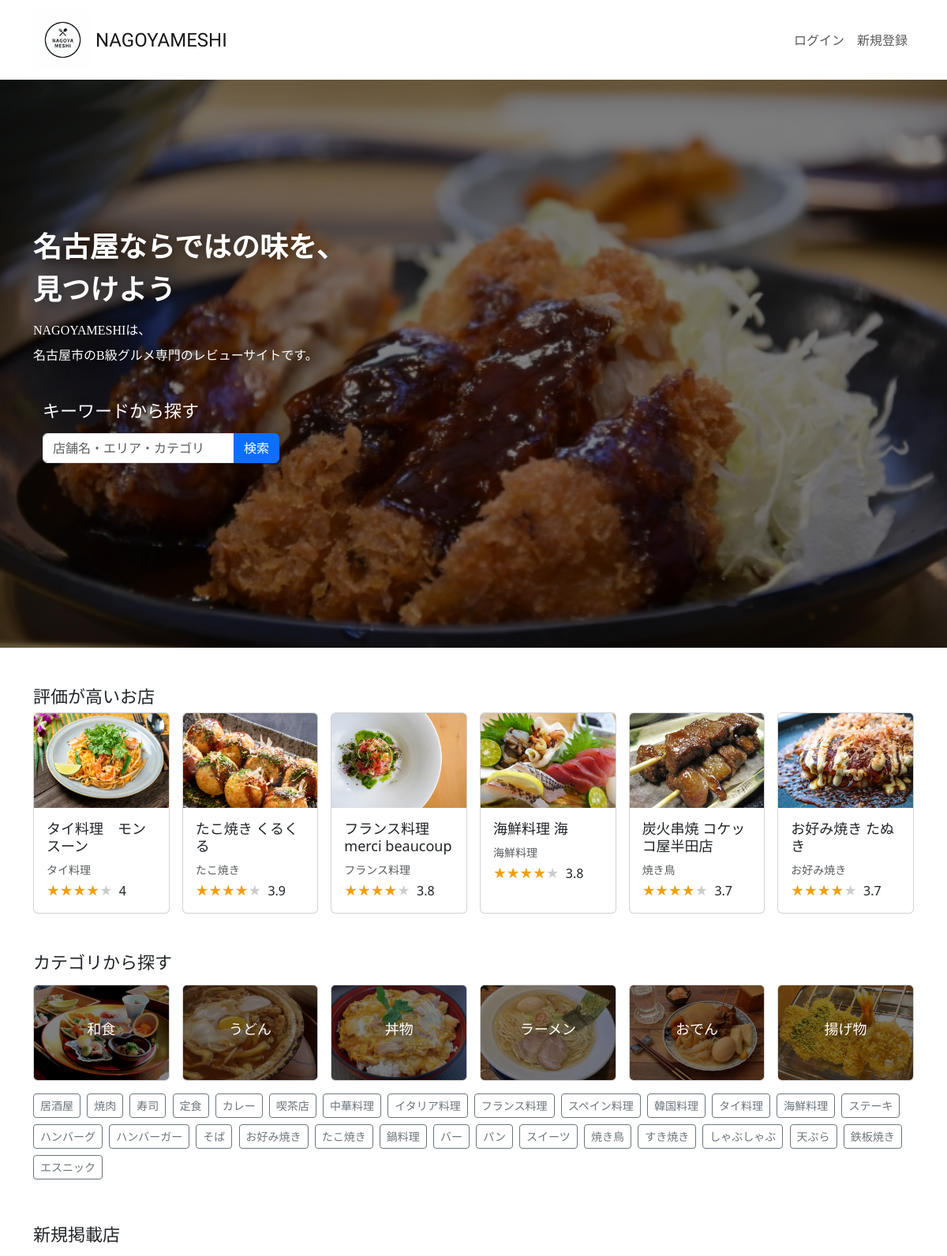
The page / (upper part) on the database its author committed.
### restaurant/models.py (models this page shows, shortened)
class Restaurant(models.Model):
    name = models.CharField(verbose_name='店舗名', max_length=64)
    description = models.CharField(verbose_name='説明', max_length=128)
    price_min = models.IntegerField(verbose_name="最低金額", default=1000)
    price_max = models.IntegerField(verbose_name="最高金額", default=5000)
    zip_code = models.CharField(verbose_name='郵便番号', max_length=32)
    address = models.CharField(verbose_name='住所', max_length=128)
    open_time = models.TimeField(verbose_name="開店時間", default="17:00")
    close_time = models.TimeField(verbose_name="閉店時間", default="21:00")
    close_day_of_week = models.PositiveIntegerField(verbose_name='定休日', default=0)
    seats_number = models.PositiveIntegerField(verbose_name='座席数', default=10)
    category = models.ForeignKey(Category, verbose_name='カテゴリー', on_delete=models.PROTECT)
    photo = models.ImageField(verbose_name='写真', blank=True, null=True)
    created_at = models.DateTimeField(verbose_name='作成日時', auto_now_add=True)
    updated_at = models.DateTimeField(verbose_name='更新日時', auto_now=True)
    class Meta:
        verbose_name = 'レストラン'
        verbose_name_plural = 'レストラン'

class Category(models.Model):
    name = models.CharField(verbose_name='カテゴリー名', max_length=64)
    photo = models.ImageField(verbose_name='写真', blank=True, null=True)
    class Meta:
        verbose_name = 'カテゴリー'
        verbose_name_plural = 'カテゴリー'
    def __str__(self):
        return self.name

### restaurant/views.py (the view)
# urls.py: path("", views.TopPageView.as_view(), name="top_page"),
class TopPageView(generic.TemplateView):
    template_name = "top_page.html"
    def get_context_data(self, **kwargs):
        if 'price_min_session' in self.request.session:
            self.request.session['price_min_session'] = 0
        if 'price_max_session' in self.request.session:
            self.request.session['price_max_session'] = 0
        if 'keyword_session' in self.request.session:
            self.request.session['keyword_session'] = ''
        if 'category_session' in self.request.session:
            self.request.session['category_session'] = ''
        if 'select_sort' in self.request.session:
            self.request.session['select_sort'] = 'created_at'
        context = super().get_context_data(**kwargs)
        category_list = models.Category.objects.all()
        new_restaurant_list = models.Restaurant.objects.all().order_by("-created_at")[:6]
        review_list = models.Review.objects.values("restaurant").annotate(rate_ave=Avg("rate")).order_by("-rate_ave")[:6]
        restaurant_list = []
        for review in review_list:
            val = models.Restaurant.objects.filter(pk=review['restaurant']).get()
            val.rate_ave = review['rate_ave']
            restaurant_list.append(val)
        context.update({
            'category_list': category_list,
            'new_restaurant_list': new_restaurant_list,
            'restaurant_list': restaurant_list,
        })
        return context

### restaurant/templates/top_page.html (shortened to what this page needs)
{% extends 'layout/base.html' %}
{% load static %}
{% block stylesheet %}
<link rel="stylesheet" href="https://cdn.jsdelivr.net/npm/swiper@8/swiper-bundle.min.css">
{% endblock %}
{% block content %}
<main>
  <div>
    <div class="swiper">
      <div class="swiper-wrapper">
        <div class="swiper-slide"><img src="{% static 'images/main/main1.jpg' %}"></div>
          <div class="swiper-slide"><img src="{% static 'images/main/main3.jpg' %}"></div>
          <div class="d-flex align-items-center overlay-background">
            <div class="container nagoyameshi-containeroverlay-text">
              <h1 class="text-white catchphrase-heading">名古屋ならではの味を、<br>見つけよう</h1>
              <p class="text-white catchphrase-paragraph">NAGOYAMESHIは、<br>名古屋市のB級グルメ専門のレビューサイトです。</p>
              <div class="mb-4 py-4 text-white w-75">
                <div class="container nagoyameshi-container">
                  <h2 class="mb-3">キーワードから探す</h2>
                    <form method="GET" action="{% url 'restaurant_search' %}" class="user-search-box">
                          <div class="input-group">
                            <input type="text" class="form-control" placeholder="店舗名・エリア・カテゴリ" name="keyword">
                            <button type="submit" class="btn btn-primary text-white shadow-sm">検索</button>
                          </div>
                    </form>
                </div>
              </div>
            </div>
        </div>
      </div>
    </div>
   </div>
  <div class="container nagoyameshi-container">
    <h2 class="mt-5 ">評価が高いお店</h2>
      <div class="row row-cols-xl-6 row-cols-md-3 row-cols-2 g-3 mb-5">
        {% for restaurant in restaurant_list %}
          <div class="col">
              <a href=" {% url 'restaurant_detail' restaurant.id %}" class="link-dark card-link">
                    <div class="card h-100">
                      {% if restaurant.photo %}
                      <img src="{{ restaurant.photo.url }}" class="card-img-top vertical-card-image">
                      {% endif %}
                        <div class="card-body">
                          <h3 class="card-title">{{ restaurant.name }}</h3>
                            <div class="text-muted small mb-1">
                              <div class="d-inline-block">
                                {{ restaurant.category }}
                              </div>
                            </div>
                              <p class="card-text">
                                  <span class="star-rating me-1" data-rate="{{ restaurant.rate_ave|floatformat:0 }}"></span>
                                  {{ restaurant.rate_ave|floatformat }}
                              </p>
                            </div>
                        </div>
                </a>
          </div>
  {% endfor %}
</div>
    <h2 class="mb-3">カテゴリから探す</h2>
      <div class="row row-cols-xl-6 row-cols-md-3 row-cols-2 g-3 mb-3">
        {% for category in category_list %}
        {% if forloop.counter < 7 %}
          <div class="col">
            <a href="{% url 'restaurant_search' %}?category={{ category.name }}&search_type=category" class="card-link">
              <div class="card text-white">
                {% if category.photo %}
                  <img src="{{ category.photo.url }} " class="card-img vertical-card-image" alt="{{ category.name }}">
                {% endif %}
                   <div class="card-img-overlay d-flex justify-content-center align-items-center overlay-background">
                      <h3 class="card-title category-name">{{ category.name }}</h3>
                   </div>
              </div>
            </a>
          </div>
        {% endif %}
        {% endfor %}
      </div>
  <div class="mb-5">
      {% for category in category_list %}
      {% if forloop.counter > 6 %}
        <a href="{% url 'restaurant_search' %}?category={{ category.name }}&search_type=category" class="btn btn-outline-secondary btn-sm me-1 mb-2">{{ category.name }}</a>
      {% endif %}
      {% endfor %}
  </div>
      <h2 class="mb-3">新規掲載店</h2>
        <div class="row row-cols-xl-6 row-cols-md-3 row-cols-2 g-3 mb-5">
        </div>
  </div>
</main>
{% endblock %}

### static/css/nagoyameshi.css (style rules this page uses)
h1 { font-size: 1.5rem; }
h2 { font-size: 1.375rem; }
h3 { font-size: 1.125rem; }
.user-search-box { max-width: 300px; }
a { text-decoration: none !important; }
.vertical-card-image { width: 100%; height: 120px; object-fit: cover; }
.swiper { width: 100%; height: 90vh; }
.swiper img { width: 100%; height: 90vh; object-fit: cover; }
.overlay-background { position: absolute; width: 100%; height: 100%; background-color: rgba(0, 0, 0, 0.5); z-index: 10; }
.catchphrase-heading { font-size: 36px; line-height: 1.5; font-family: 'Noto Serif JP', serif; font-weight: 600; text-shadow: 0.25rem 0.25rem 1rem rgb(0 0 0 / 60%); }
.catchphrase-paragraph { font-size: 16px; line-height: 2; font-family: 'Noto Serif JP', serif; font-weight: 400; text-shadow: 0.25rem 0.25rem 1rem rgb(0 0 0 / 60%); }
.card-link { transition: 0.3s; }
.category-name { text-shadow: 0.25rem 0.25rem 1rem rgb(0 0 0 / 60%); }
.star-rating { position: relative; z-index: 0; display: inline-block; white-space: nowrap; color: #CCCCCC; }
.star-rating:before, .star-rating:after { content: '★★★★★'; }
.star-rating:after { position: absolute; z-index: 1; top: 0; left: 0; overflow: hidden; white-space: nowrap; color: #F29F05; }
.star-rating[data-rate="4"]:after { width: 80%; }

### rows shown on the page
Restaurant: photo (picture), name "タイ料理 モンスーン", category "タイ料理", rate_ave "4"
Restaurant: photo (picture), name "たこ焼き くるくる", category "たこ焼き", rate_ave "3.9"
Restaurant: photo (picture), name "フランス料理 merci beaucoup", category "フランス料理", rate_ave "3.8"
Restaurant: photo (picture), name "海鮮料理 海", category "海鮮料理", rate_ave "3.8"
Restaurant: photo (picture), name "炭火串焼 コケッコ屋半田店", category "焼き鳥", rate_ave "3.7"
Restaurant: photo (picture), name "お好み焼き たぬき", category "お好み焼き", rate_ave "3.7"
Category: photo (picture), name "和食"
Category: photo (picture), name "うどん"
Category: photo (picture), name "丼物"
Category: photo (picture), name "ラーメン"
Category: photo (picture), name "おでん"
Category: photo (picture), name "揚げ物"
Category: name "居酒屋"
Category: name "焼肉"
Category: name "寿司"
Category: name "定食"
Category: name "カレー"
Category: name "喫茶店"
Category: name "中華料理"
Category: name "イタリア料理"
Category: name "フランス料理"
Category: name "スペイン料理"
Category: name "韓国料理"
Category: name "タイ料理"
Category: name "海鮮料理"
Category: name "ステーキ"
Category: name "ハンバーグ"
Category: name "ハンバーガー"
Category: name "そば"
Category: name "お好み焼き"
Category: name "たこ焼き"
Category: name "鍋料理"
Category: name "バー"
Category: name "パン"
Category: name "スイーツ"
Category: name "焼き鳥"
Category: name "すき焼き"
Category: name "しゃぶしゃぶ"
Category: name "天ぷら"
Category: name "鉄板焼き"
Category: name "エスニック"
